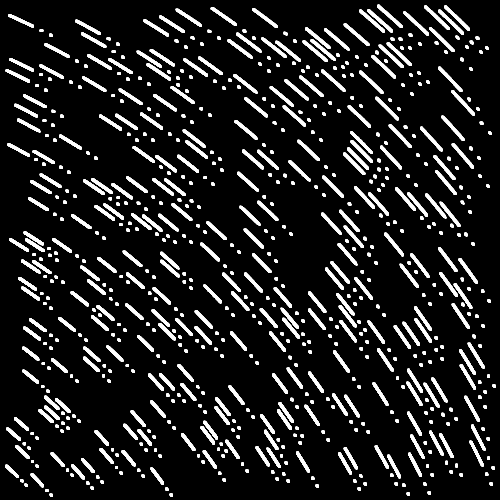
#> input picture 2.png, 500 x 500 px
$ python regiontest.py
#> lines starting #> are read from the running program, lines starting #| are printed output that depends on the picture; after the words box and inside, x2 and y2 are one past the last pixel; in counts of white or black regions, pixels touching at a corner belong together

import cv2
import numpy as np
# Load an image
image = cv2.imread("2.png")
#> image is the input picture: shape (500, 500, 3); min 0, max 255, mean 33.7
# Changing the colour-space
#image = cv2.morphologyEx(image, cv2.MORPH_CLOSE, cv2.getStructuringElement(cv2.MORPH_ELLIPSE, (5,5)));
gray = cv2.cvtColor(image, cv2.COLOR_BGR2GRAY)
#binary = cv2.threshold(gray, 100, 255, cv2.THRESH_BINARY | cv2.THRESH_OTSU)[1]
gray=cv2.inRange(gray,0,254)
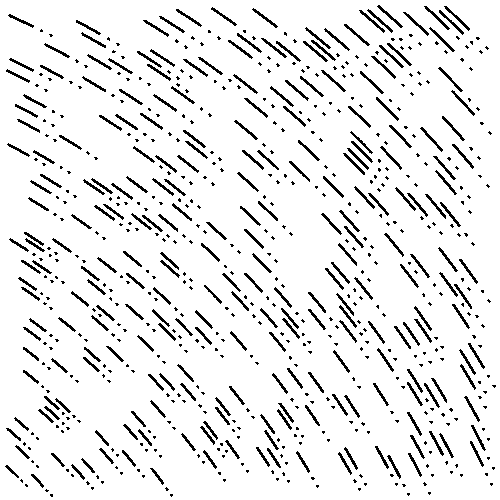
#> gray: shape (500, 500); 91.2% white; black in thin lines or dots
gray=cv2.bitwise_not(gray)
#> gray: shape (500, 500); 8.8% white in thin lines or dots
#element = np.array(((1,0,0,0,1),(0,1,0,1,0),(0,0,1,0,0),(0,1,0,1,0),(1,0,0,0,1)),dtype=np.uint8)

#for i in range(0,6):
#    gray = cv2.erode(gray,element)
gray = gray.astype('uint8')
cv2.imwrite("binary.png",gray)
gray = (255-gray)
# Find edges

# Find Contours
contours, hierarchy = cv2.findContours(gray ,2, 1)
#> contours = 757 contours, 504 with area under 20; largest, box (x1, y1, x2, y2) and area: (0, 0, 500, 500) 249001, (423, 5, 451, 31) 120, (428, 26, 456, 53) 119, (443, 5, 471, 32) 119, (402, 11, 430, 37) 118
# Find Number of contours
print("Number of Contours is: " + str(len(contours)))
#| Number of Contours is: 757
# Draw yellow border around two contours
#cv2.drawContours(image, contours, 0, (0, 230, 255), 6)
for i in range(0,len(contours)):
    blank=np.zeros(shape=image.shape, dtype=np.uint8)
    cv2.drawContours(blank, contours, i, (255, 255, 255), 1)
    x,y,w,h = cv2.boundingRect(contours[i])
    #cv2.rectangle(image,(x,y),(x+w,y+h),(0,255,0),2)
    letter = blank[y:y+h,x:x+w]
    cv2.imwrite("train/cnt"+str(i)+".jpg", letter)
#> this loop made 757 passes
#> (x, y, w, h) on passes 1 to 3: (0, 0, 500, 500), (169, 493, 5, 5), (49, 493, 5, 5)
#> pass 1, `letter = blank[y:y+h,x:x+w]`:
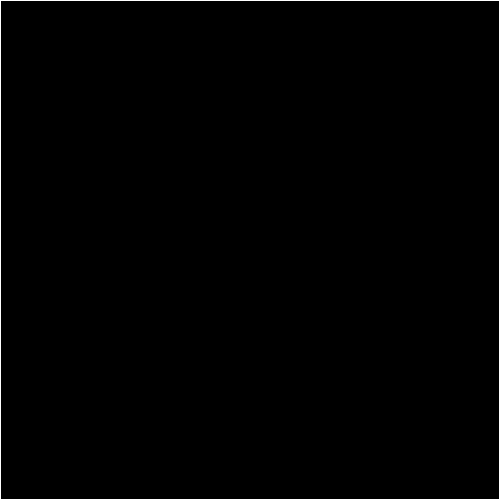
#> letter: shape (500, 500, 3); 0.8% white in thin lines or dots
#> after the loop:
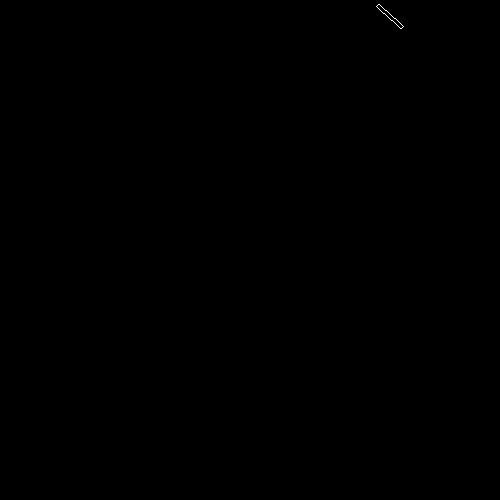
#> blank: shape (500, 500, 3); 0.02% white in thin lines or dots, all inside (x1, y1, x2, y2) = (376, 4, 404, 29)
cv2.drawContours(image, contours, -1, (0,0, 255), 6)
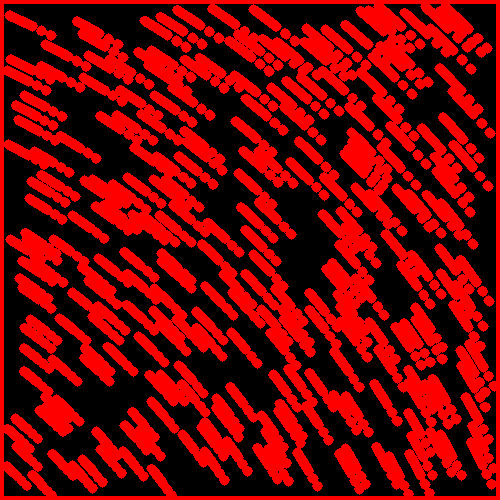
#> image: shape (500, 500, 3); mean B, G, R 0, 0, 121.4
cv2.imshow("win",image)
cv2.waitKey(0)
# Show the image with contours

$ run again, with 1.png copied over 2.png
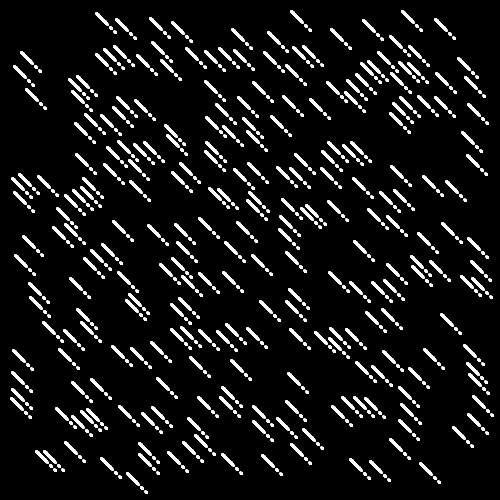
#> input picture 1.png, 500 x 500 px
#> image is the input picture: shape (500, 500, 3); min 0, max 255, mean 23.1
#> `gray=cv2.inRange(gray,0,254)`:
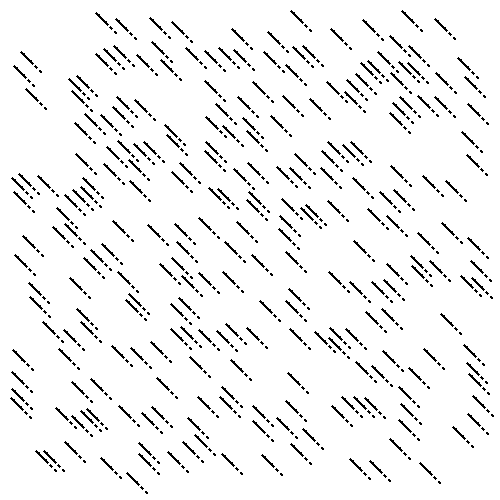
#> gray: shape (500, 500); 94.5% white; black in thin lines or dots
#> contours = 757 contours, 504 with area under 20; largest, box (x1, y1, x2, y2) and area: (0, 0, 500, 500) 249001, (368, 459, 384, 475) 55, (348, 457, 364, 473) 55, (99, 456, 115, 472) 55, (260, 453, 276, 469) 55
#| Number of Contours is: 757
#> the loop `for i in range(0,len(contours)):` made 757 passes
#> (x, y, w, h) on passes 1 to 3: (0, 0, 500, 500), (144, 490, 5, 5), (139, 485, 6, 6)
#> `cv2.drawContours(image, contours, -1, (0,0, 255), 6)`:
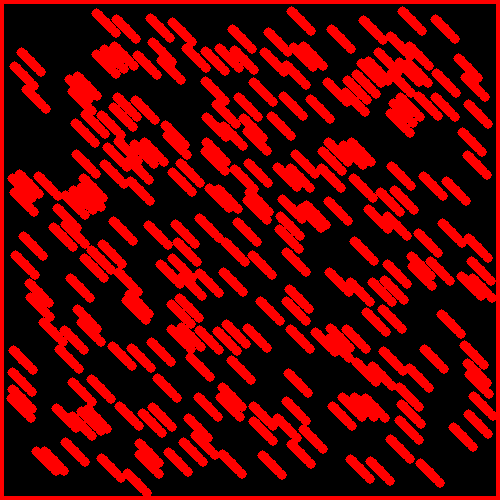
#> image: shape (500, 500, 3); mean B, G, R 0, 0, 88.8
